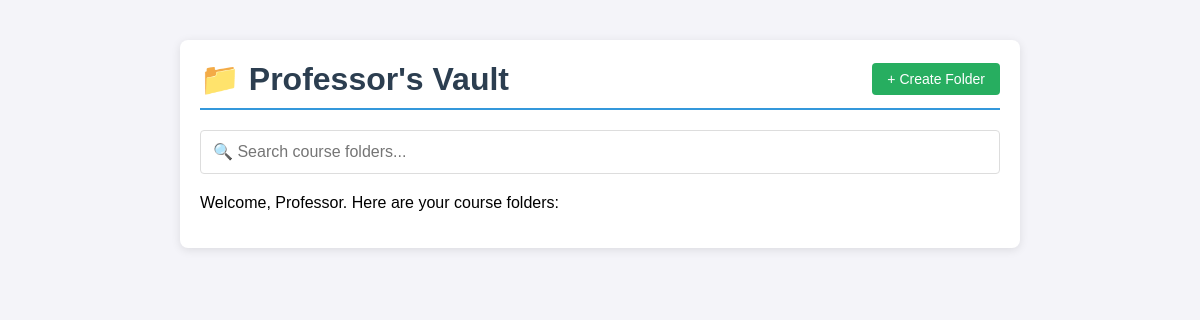
The app's page /, older data.
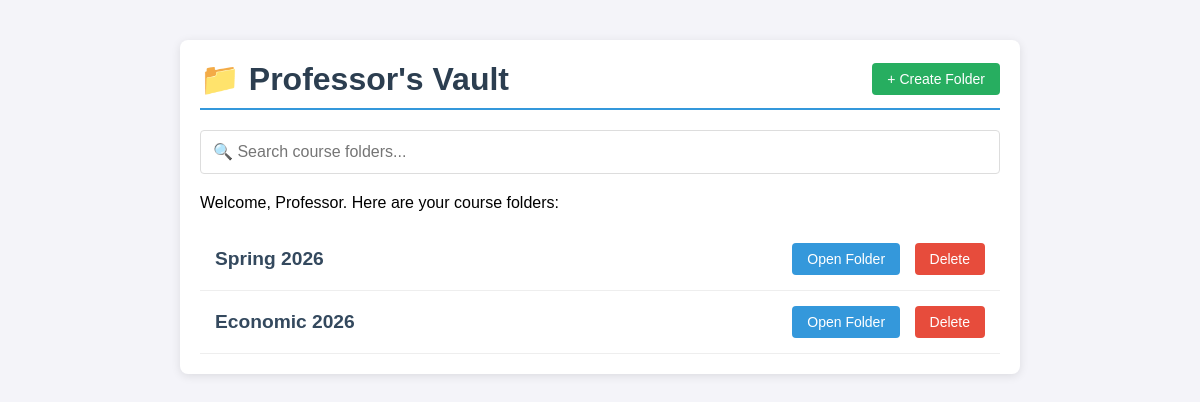
The same page, newer data.
### models.py (models this page shows)
class Folder(SQLModel, table=True):
    id: Optional[int] = Field(default=None, primary_key=True)
    name: str = Field(index=True)
    created_at: date = Field(default_factory=date.today)
    documents: List["Document"] = Relationship(
        back_populates="folder",
        cascade_delete=True
    )

### main.py (the view)
@app.get("/", response_class=HTMLResponse)
def read_root(request: Request, session: Session = Depends(get_session)):
    folders = session.exec(select(Folder)).all()
    return templates.TemplateResponse("index.html", {"request": request, "folders": folders})

### templates/index.html (shortened to what this page needs)
<!DOCTYPE html>
<html>
<head>
</head>
<body>
    <div class="container">
        <div class="header-section">
            <h1>📁 Professor's Vault</h1>
            <button onclick="createFolder()" class="btn btn-create">+ Create Folder</button>
        </div>
        <div class="search-container">
            <input type="text" id="folderSearch" onkeyup="filterFolders()" placeholder="🔍 Search course folders...">
        </div>
        <p>Welcome, Professor. Here are your course folders:</p>
        <div id="folder-list">
            {% for folder in folders %}
            <div class="folder-card" data-name="{{ folder.name|lower }}">
                <span class="folder-name">{{ folder.name }}</span>
                <div>
                    <a href="/folders/{{ folder.id }}" class="btn btn-view">Open Folder</a>
                    <button onclick="confirmDelete('{{ folder.id }}', '{{ folder.name }}')" class="btn btn-delete">Delete</button>
                </div>
            </div>
            {% endfor %}
        </div>
    </div>
</body>
</html>

### templates/index.html (style rules this page uses)
body { font-family: sans-serif; margin: 40px; background-color: #f4f4f9; }
.container { max-width: 800px; margin: auto; background: white; padding: 20px; border-radius: 8px; box-shadow: 0 2px 10px rgba(0,0,0,0.1); position: relative; }
.header-section { display: flex; justify-content: space-between; align-items: center; border-bottom: 2px solid #3498db; padding-bottom: 10px; margin-bottom: 20px; }
h1 { color: #2c3e50; margin: 0; }
.search-container { margin-bottom: 20px; }
#folderSearch { width: 100%; padding: 12px; border: 1px solid #ddd; border-radius: 4px; box-sizing: border-box; font-size: 16px; }
.folder-card { display: flex; justify-content: space-between; align-items: center; padding: 15px; border-bottom: 1px solid #eee; }
.folder-name { font-size: 1.2em; font-weight: bold; color: #34495e; }
.btn { padding: 8px 15px; border-radius: 4px; text-decoration: none; cursor: pointer; border: none; font-size: 14px; }
.btn-create { background-color: #27ae60; color: white; }
.btn-view { background-color: #3498db; color: white; }
.btn-delete { background-color: #e74c3c; color: white; margin-left: 10px; }

Row changes from the older to the newer data that the page shows:
added Folder: name "Spring 2026"
added Folder: name "Economic 2026"
